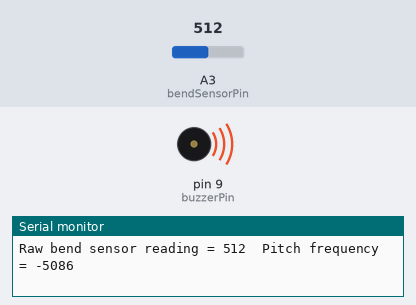
Bench run of a sketch on a simulated Arduino Uno, built with avr-gcc and run on an emulated ATmega328P. On the bench: buzzer (waves = sounding), the last lines printed to the serial monitor. The inputs (shaded band) are chosen by the test bench; at power-on: A3 (bendSensorPin) = 512.

Above: at 1.2 s.
1.3 s: A3 (bendSensorPin) set to 482
At 1.8 s:
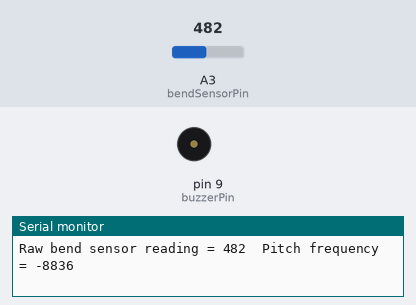
4.3 s: A3 (bendSensorPin) set to 465
Timing chart, 0 to 13.3 s (numbered marks = the images above; inputs shaded):
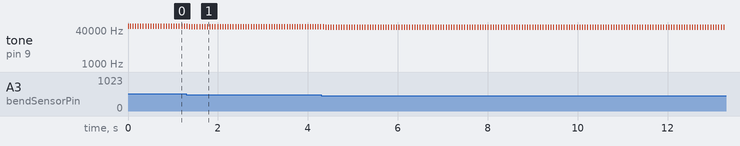

The sketch:

BendSensorProject5.ino
```cpp
/*
  SOUND GLOVE: PITCH FOLLOWER
  Girls Who Code Campus
  Day 5: Sound Glove
  Example 1
  This example uses a handmade bend sensor, buzzer, and LilyPad
  Arduino SimpleSnap to create a wearable device that controls
  pitch though motion.
  When you bend your finger, the LilyPad Arduino plays a sound.
  The pitch changes based on how much you bend it.
  The LilyPad Arduino reads the analog values coming in, then maps
  them to a specific range of pitches. If you are not getting any
  sound or values in the serial monitor, use the sketch without mapping
  then adjust the mapped values.
  This sketch is adapted from the Pitch follower example (Examples >
  Digital > pitchFollower).
*/

// don't forget to create the pitches.h tab!
#include "pitches.h"

// variables to store the bend sensor and buzzer pins
int buzzerPin = 9;
int bendSensorPin = A3;

// variable to store the values from the bend sensor
int bendSensorReading;

void setup() {

  //Tell Arduino we want this pin to be an output
  pinMode(buzzerPin, OUTPUT);

  //We need to activate a special functionality to reduce the
  //noise in our sensor. If you don't use INPUT_PULLUP
  pinMode(bendSensorPin, INPUT_PULLUP);

  //Start the serial monitor
  Serial.begin(9600);

}

void loop() {

  // read the sensor:
  bendSensorReading = analogRead(bendSensorPin);

  // print the sensor reading so you know its range
  Serial.print("Raw bend sensor reading = ");
  Serial.print(bendSensorReading);
  Serial.print("\t");

  // map the analog input range (in this case, 120 - 450 from
  // the bend sensor) to the output pitch range (75 - 1700Hz)
  // change the minimum and maximum input numbers below depending
  // on the range your sensor's giving.
  // map(value, fromLow, fromHigh, toLow, toHigh)

  int myPitch = map(bendSensorReading, 29, 42, 75, 1700);

  //print the new mapped value to see the pitch frequency
  Serial.print("Pitch frequency = ");
  Serial.println(myPitch);

  // play the pitch:
  tone(buzzerPin, myPitch, 10);
  delay(1);        // delay in between reads for stability
}
```

pitches.h
```cpp
/*************************************************
 * Public Constants
 *************************************************/

#define NOTE_B0  31
#define NOTE_C1  33
#define NOTE_CS1 35
#define NOTE_D1  37
#define NOTE_DS1 39
#define NOTE_E1  41
#define NOTE_F1  44
#define NOTE_FS1 46
#define NOTE_G1  49
#define NOTE_GS1 52
#define NOTE_A1  55
#define NOTE_AS1 58
#define NOTE_B1  62
#define NOTE_C2  65
#define NOTE_CS2 69
#define NOTE_D2  73
#define NOTE_DS2 78
#define NOTE_E2  82
#define NOTE_F2  87
#define NOTE_FS2 93
#define NOTE_G2  98
#define NOTE_GS2 104
#define NOTE_A2  110
#define NOTE_AS2 117
#define NOTE_B2  123
#define NOTE_C3  131
#define NOTE_CS3 139
#define NOTE_D3  147
#define NOTE_DS3 156
#define NOTE_E3  165
#define NOTE_F3  175
#define NOTE_FS3 185
#define NOTE_G3  196
#define NOTE_GS3 208
#define NOTE_A3  220
#define NOTE_AS3 233
#define NOTE_B3  247
#define NOTE_C4  262
#define NOTE_CS4 277
#define NOTE_D4  294
#define NOTE_DS4 311
#define NOTE_E4  330
#define NOTE_F4  349
#define NOTE_FS4 370
#define NOTE_G4  392
#define NOTE_GS4 415
#define NOTE_A4  440
#define NOTE_AS4 466
#define NOTE_B4  494
#define NOTE_C5  523
#define NOTE_CS5 554
#define NOTE_D5  587
#define NOTE_DS5 622
#define NOTE_E5  659
#define NOTE_F5  698
#define NOTE_FS5 740
#define NOTE_G5  784
#define NOTE_GS5 831
#define NOTE_A5  880
#define NOTE_AS5 932
#define NOTE_B5  988
#define NOTE_C6  1047
#define NOTE_CS6 1109
#define NOTE_D6  1175
#define NOTE_DS6 1245
#define NOTE_E6  1319
#define NOTE_F6  1397
#define NOTE_FS6 1480
#define NOTE_G6  1568
#define NOTE_GS6 1661
#define NOTE_A6  1760
#define NOTE_AS6 1865
#define NOTE_B6  1976
#define NOTE_C7  2093
#define NOTE_CS7 2217
#define NOTE_D7  2349
#define NOTE_DS7 2489
#define NOTE_E7  2637
#define NOTE_F7  2794
#define NOTE_FS7 2960
#define NOTE_G7  3136
#define NOTE_GS7 3322
#define NOTE_A7  3520
#define NOTE_AS7 3729
#define NOTE_B7  3951
#define NOTE_C8  4186
#define NOTE_CS8 4435
#define NOTE_D8  4699
#define NOTE_DS8 4978
```

Measured:
- by itself, tone on pin 9 (buzzerPin): repeats every 0.06 s: silent 0.05 s, 54575 Hz 0.01 s
